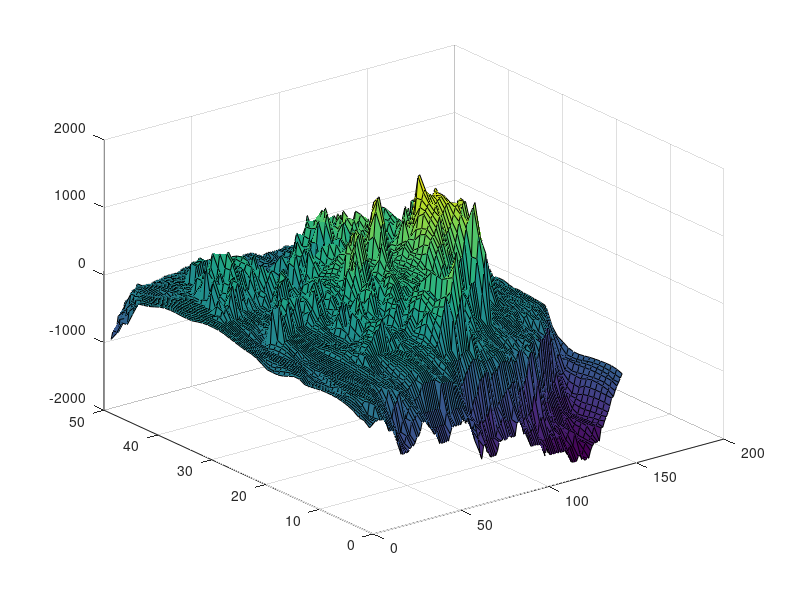

The MATLAB source for this figure:
load iceland.dat
[x,y]=size(iceland);
surf(iceland);
dataSize=x*y;
listOfIndex=zeros(dataSize,3);
k=1;

training=0.70;
validation=0.15;
test=0.15;

NumberTraining=floor(training*dataSize);
NumberValidation=floor(validation*dataSize);
NumberTest=floor(test*dataSize);

for i=1:x
    for j=1:y
        listOfIndex(k,1)=i;
        listOfIndex(k,2)=j;
        listOfIndex(k,3)=iceland(i,j);
        k=k+1;
    end
end

listOfIndex=listOfIndex(randperm(x*y),:);
trainingSet=listOfIndex(1:NumberTraining,:);
validationSet=listOfIndex(NumberTraining+1:NumberTraining+NumberValidation,:);
testSet=listOfIndex(NumberTraining+NumberValidation+1:dataSize,:);
